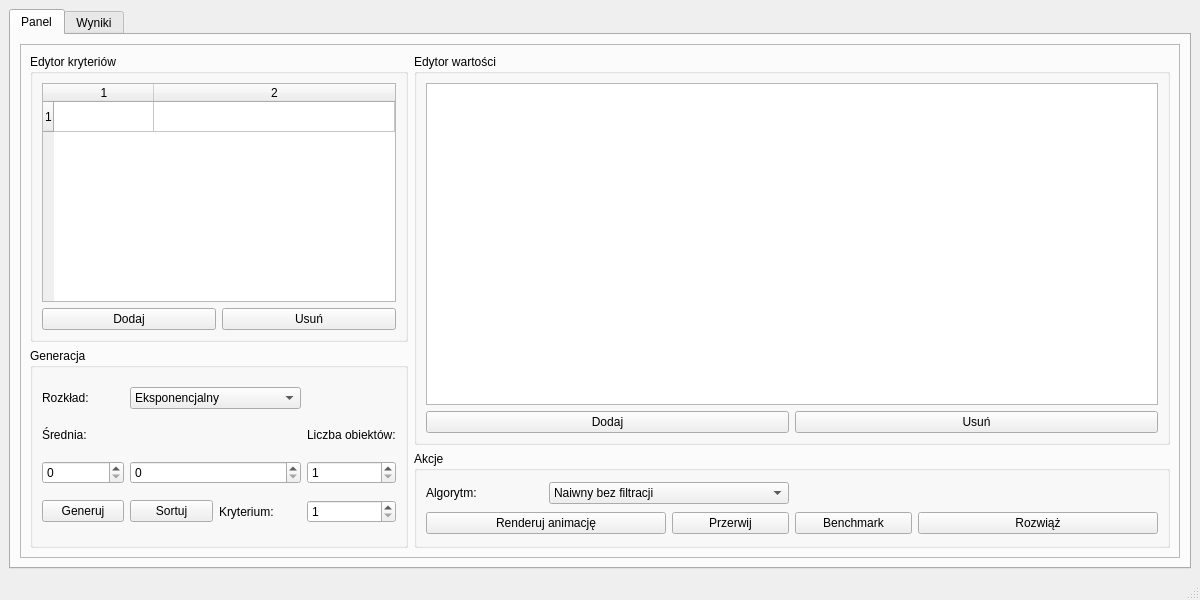
<?xml version="1.0" encoding="UTF-8"?>
<ui version="4.0">
 <class>MainWindow</class>
 <widget class="QMainWindow" name="MainWindow">
  <property name="geometry">
   <rect>
    <x>0</x>
    <y>0</y>
    <width>1200</width>
    <height>600</height>
   </rect>
  </property>
  <property name="windowTitle">
   <string>MainWindow</string>
  </property>
  <widget class="QWidget" name="centralwidget">
   <layout class="QGridLayout" name="gridLayout">
    <item row="0" column="0">
     <widget class="QTabWidget" name="box">
      <property name="currentIndex">
       <number>0</number>
      </property>
      <widget class="QWidget" name="tab_3">
       <attribute name="title">
        <string>Panel</string>
       </attribute>
       <layout class="QGridLayout" name="gridLayout_4">
        <item row="0" column="0">
         <widget class="QFrame" name="frame">
          <property name="frameShape">
           <enum>QFrame::StyledPanel</enum>
          </property>
          <property name="frameShadow">
           <enum>QFrame::Raised</enum>
          </property>
          <layout class="QGridLayout" name="gridLayout_2" rowstretch="0,0,0" columnstretch="0,0,0">
           <property name="sizeConstraint">
            <enum>QLayout::SetNoConstraint</enum>
           </property>
           <item row="0" column="0">
            <widget class="QGroupBox" name="groupBox">
             <property name="title">
              <string>Edytor kryteriów</string>
             </property>
             <layout class="QGridLayout" name="gridLayout_6">
              <item row="1" column="0">
               <widget class="QPushButton" name="addCrit_btn">
                <property name="text">
                 <string>Dodaj</string>
                </property>
               </widget>
              </item>
              <item row="1" column="1">
               <widget class="QPushButton" name="deleteCrit_btn">
                <property name="text">
                 <string>Usuń</string>
                </property>
               </widget>
              </item>
              <item row="0" column="0" colspan="2">
               <widget class="QTableWidget" name="criteriaTable">
                <property name="autoScrollMargin">
                 <number>16</number>
                </property>
                <property name="rowCount">
                 <number>1</number>
                </property>
                <property name="columnCount">
                 <number>2</number>
                </property>
                <attribute name="horizontalHeaderCascadingSectionResizes">
                 <bool>false</bool>
                </attribute>
                <attribute name="horizontalHeaderShowSortIndicator" stdset="0">
                 <bool>false</bool>
                </attribute>
                <attribute name="horizontalHeaderStretchLastSection">
                 <bool>true</bool>
                </attribute>
                <attribute name="verticalHeaderCascadingSectionResizes">
                 <bool>false</bool>
                </attribute>
                <row/>
                <column/>
                <column/>
               </widget>
              </item>
             </layout>
            </widget>
           </item>
           <item row="2" column="1" colspan="2">
            <widget class="QGroupBox" name="groupBox_3">
             <property name="maximumSize">
              <size>
               <width>16777215</width>
               <height>140</height>
              </size>
             </property>
             <property name="title">
              <string>Akcje</string>
             </property>
             <layout class="QGridLayout" name="gridLayout_3">
              <item row="2" column="0" colspan="2">
               <widget class="QPushButton" name="animation_btn">
                <property name="text">
                 <string>Renderuj animację</string>
                </property>
               </widget>
              </item>
              <item row="0" column="0">
               <widget class="QLabel" name="label">
                <property name="text">
                 <string>Algorytm:</string>
                </property>
               </widget>
              </item>
              <item row="2" column="4" colspan="2">
               <widget class="QPushButton" name="start_btn">
                <property name="text">
                 <string>Rozwiąż</string>
                </property>
               </widget>
              </item>
              <item row="2" column="2">
               <widget class="QPushButton" name="stop_btn">
                <property name="text">
                 <string>Przerwij</string>
                </property>
               </widget>
              </item>
              <item row="2" column="3">
               <widget class="QPushButton" name="benchmark_btn">
                <property name="text">
                 <string>Benchmark</string>
                </property>
               </widget>
              </item>
              <item row="0" column="1" colspan="2">
               <widget class="QComboBox" name="algorithm_select">
                <item>
                 <property name="text">
                  <string>Naiwny bez filtracji</string>
                 </property>
                </item>
                <item>
                 <property name="text">
                  <string>Naiwny z filtracją</string>
                 </property>
                </item>
                <item>
                 <property name="text">
                  <string>Oparty o punkt idealny</string>
                 </property>
                </item>
               </widget>
              </item>
             </layout>
            </widget>
           </item>
           <item row="1" column="0" rowspan="2">
            <widget class="QGroupBox" name="groupBox_4">
             <property name="minimumSize">
              <size>
               <width>0</width>
               <height>200</height>
              </size>
             </property>
             <property name="contextMenuPolicy">
              <enum>Qt::DefaultContextMenu</enum>
             </property>
             <property name="acceptDrops">
              <bool>false</bool>
             </property>
             <property name="title">
              <string>Generacja</string>
             </property>
             <property name="flat">
              <bool>false</bool>
             </property>
             <property name="checkable">
              <bool>false</bool>
             </property>
             <layout class="QGridLayout" name="gridLayout_5">
              <item row="0" column="0">
               <widget class="QLabel" name="label_2">
                <property name="text">
                 <string>Rozkład:</string>
                </property>
               </widget>
              </item>
              <item row="1" column="0">
               <widget class="QLabel" name="label_3">
                <property name="maximumSize">
                 <size>
                  <width>16777215</width>
                  <height>20</height>
                 </size>
                </property>
                <property name="text">
                 <string>Średnia:</string>
                </property>
               </widget>
              </item>
              <item row="2" column="0">
               <widget class="QSpinBox" name="mean_num"/>
              </item>
              <item row="2" column="1" colspan="2">
               <widget class="QSpinBox" name="spinBox_2"/>
              </item>
              <item row="2" column="3">
               <widget class="QSpinBox" name="point_num">
                <property name="minimum">
                 <number>1</number>
                </property>
               </widget>
              </item>
              <item row="3" column="0">
               <widget class="QPushButton" name="generation_btn">
                <property name="text">
                 <string>Generuj</string>
                </property>
               </widget>
              </item>
              <item row="3" column="1">
               <widget class="QPushButton" name="sort_btn">
                <property name="text">
                 <string>Sortuj</string>
                </property>
               </widget>
              </item>
              <item row="3" column="3">
               <widget class="QSpinBox" name="criterium_num">
                <property name="minimum">
                 <number>1</number>
                </property>
               </widget>
              </item>
              <item row="1" column="3">
               <widget class="QLabel" name="label_4">
                <property name="maximumSize">
                 <size>
                  <width>16777215</width>
                  <height>20</height>
                 </size>
                </property>
                <property name="text">
                 <string>Liczba obiektów:</string>
                </property>
               </widget>
              </item>
              <item row="3" column="2">
               <widget class="QLabel" name="label_5">
                <property name="text">
                 <string>Kryterium:</string>
                </property>
               </widget>
              </item>
              <item row="0" column="1" colspan="2">
               <widget class="QComboBox" name="distribution_select">
                <item>
                 <property name="text">
                  <string>Eksponencjalny</string>
                 </property>
                </item>
                <item>
                 <property name="text">
                  <string>Gaussa</string>
                 </property>
                </item>
                <item>
                 <property name="text">
                  <string>Poissona</string>
                 </property>
                </item>
               </widget>
              </item>
             </layout>
            </widget>
           </item>
           <item row="0" column="1" rowspan="2" colspan="2">
            <widget class="QGroupBox" name="groupBox_2">
             <property name="title">
              <string>Edytor wartości</string>
             </property>
             <layout class="QGridLayout" name="gridLayout_7">
              <item row="0" column="0" colspan="2">
               <widget class="QTableWidget" name="valuesTable"/>
              </item>
              <item row="1" column="0">
               <widget class="QPushButton" name="addVal_btn">
                <property name="text">
                 <string>Dodaj</string>
                </property>
               </widget>
              </item>
              <item row="1" column="1">
               <widget class="QPushButton" name="deleteVal_btn">
                <property name="text">
                 <string>Usuń</string>
                </property>
               </widget>
              </item>
             </layout>
            </widget>
           </item>
          </layout>
         </widget>
        </item>
       </layout>
      </widget>
      <widget class="QWidget" name="tab_4">
       <attribute name="title">
        <string>Wyniki</string>
       </attribute>
      </widget>
     </widget>
    </item>
   </layout>
  </widget>
  <widget class="QStatusBar" name="statusbar"/>
  <widget class="QMenuBar" name="menubar">
   <property name="geometry">
    <rect>
     <x>0</x>
     <y>0</y>
     <width>1200</width>
     <height>21</height>
    </rect>
   </property>
  </widget>
 </widget>
 <resources/>
 <connections/>
</ui>
